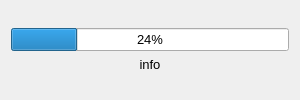
<?xml version="1.0" encoding="UTF-8"?>
<ui version="4.0">
 <class>Updater</class>
 <widget class="QWidget" name="Updater">
  <property name="geometry">
   <rect>
    <x>0</x>
    <y>0</y>
    <width>300</width>
    <height>100</height>
   </rect>
  </property>
  <property name="minimumSize">
   <size>
    <width>300</width>
    <height>100</height>
   </size>
  </property>
  <property name="font">
   <font>
    <pointsize>10</pointsize>
   </font>
  </property>
  <property name="windowTitle">
   <string>Update checker</string>
  </property>
  <property name="windowIcon">
   <iconset resource="../resources/resources.qrc">
    <normaloff>:/icons/update.svg</normaloff>:/icons/update.svg</iconset>
  </property>
  <property name="locale">
   <locale language="English" country="UnitedStates"/>
  </property>
  <layout class="QGridLayout" name="gridLayout">
   <item row="2" column="0">
    <widget class="QLabel" name="info">
     <property name="text">
      <string notr="true">info</string>
     </property>
     <property name="alignment">
      <set>Qt::AlignCenter</set>
     </property>
    </widget>
   </item>
   <item row="0" column="0">
    <spacer name="verticalSpacer">
     <property name="orientation">
      <enum>Qt::Vertical</enum>
     </property>
     <property name="sizeHint" stdset="0">
      <size>
       <width>20</width>
       <height>40</height>
      </size>
     </property>
    </spacer>
   </item>
   <item row="1" column="0">
    <widget class="QProgressBar" name="progressBar">
     <property name="value">
      <number>24</number>
     </property>
    </widget>
   </item>
   <item row="3" column="0">
    <spacer name="verticalSpacer_2">
     <property name="orientation">
      <enum>Qt::Vertical</enum>
     </property>
     <property name="sizeHint" stdset="0">
      <size>
       <width>20</width>
       <height>40</height>
      </size>
     </property>
    </spacer>
   </item>
  </layout>
 </widget>
 <resources>
  <include location="../resources/resources.qrc"/>
 </resources>
 <connections/>
</ui>
